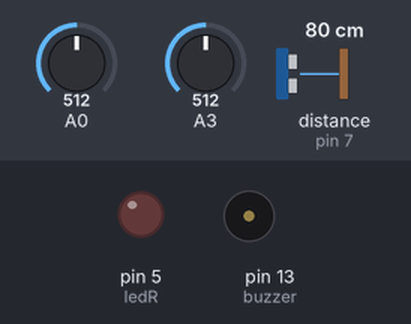
Simulated run of this sketch. Board: Arduino Uno, built with avr-gcc and run on an emulated ATmega328P. Parts: output pins drawn as LEDs (lit = HIGH), buzzer (waves = sounding, pin HIGH). The test bench sets the inputs (shaded band); at power-on: A0 = 512, A3 = 512, distance to the obstacle (sensor on pin 7) 80 cm. The echo pulse lasts 58.3 µs per cm; what the sketch prints to the serial monitor is not drawn.

Above: at 5.8 s.
5.9 s: A0 set to 483
At 11.4 s:
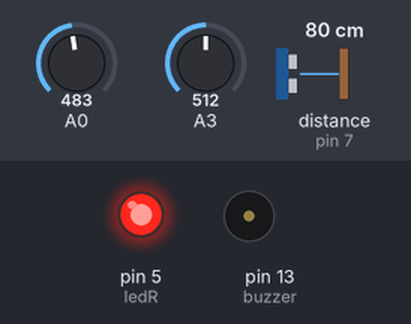
11.9 s: A3 set to 679
17.9 s: A3 set to 690
26.5 s: A0 set to 510
At 31.1 s:
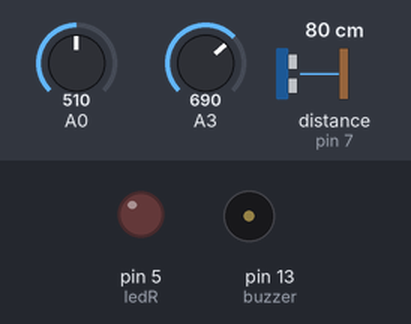
32.5 s: A0 set to 490
At 36.3 s:
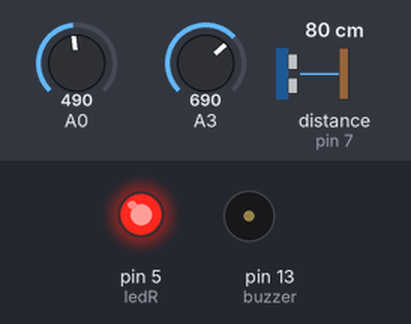
Timing chart, 0 to 37.8 s (numbered marks = the images above; inputs shaded):
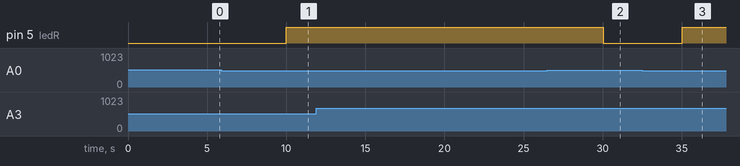

The sketch:

final1.ino
```cpp
#include <NewPing.h> // sonic library

#define TRIGGER_PIN  8 // Red Wire
#define ECHO_PIN     7  // Orange Wire
#define MAX_DISTANCE 200
NewPing sonar(TRIGGER_PIN, ECHO_PIN, MAX_DISTANCE);

int steamSensor;
int ledR=5; int ledG=4; int buzzer = 13;

void setup()
{
  Serial.begin(9600);//basta 9600
  pinMode(ledR, OUTPUT);
  pinMode(buzzer, OUTPUT);
}

void loop() {

 //sonic
 Serial.print("Sonic Value= ");
 Serial.print(sonar.ping_cm());


 //end sonic

  //steam
  steamSensor = analogRead(A0);
  Serial.println(steamSensor);
  if (steamSensor < 500) {
    onRed();
    }else {
      offRed();
      }
 //end steam


 //waterLevel
 int wtrLevel = analogRead(A3);//
     Serial.print("Water Level");
      if(wtrLevel >= 700){
        Serial.println("No water ");Serial.println(wtrLevel);
        }else if (wtrLevel<=5){
          Serial.println("HIGH ");Serial.println(wtrLevel);
          }else if (wtrLevel >=6 && wtrLevel < 690){
            Serial.println("LOW ");Serial.println(wtrLevel);
            }

 //end waterLevel
 delay(5000);
}

void onRed (){
  digitalWrite(ledR, HIGH);
  }
void offRed (){
  digitalWrite(ledR, LOW);
  }
void b1 (){
  digitalWrite(buzzer, HIGH);
  delay(1000);
  digitalWrite(buzzer, LOW);
  }
void b2 (){
  digitalWrite(buzzer, HIGH);
  delay(500);
  digitalWrite(buzzer, LOW);
  }
void b3 (){
  digitalWrite(buzzer, HIGH);
  delay(250);
  digitalWrite(buzzer, LOW);
  }
```

Measured:
- the behaviour switches between 500 and 499 on A0 (found by bisection; images 0 and 1)
- after the input at 5.9 s, pin 5 (ledR): LOW → HIGH after 4.1 s
- after the input at 11.9 s, every drawn part: stays the same
- after the input at 17.9 s, every drawn part: stays the same
- after the input at 26.5 s, pin 5 (ledR): HIGH → LOW after 3.5 s
- after the input at 32.5 s, pin 5 (ledR): LOW → HIGH after 2.5 s
